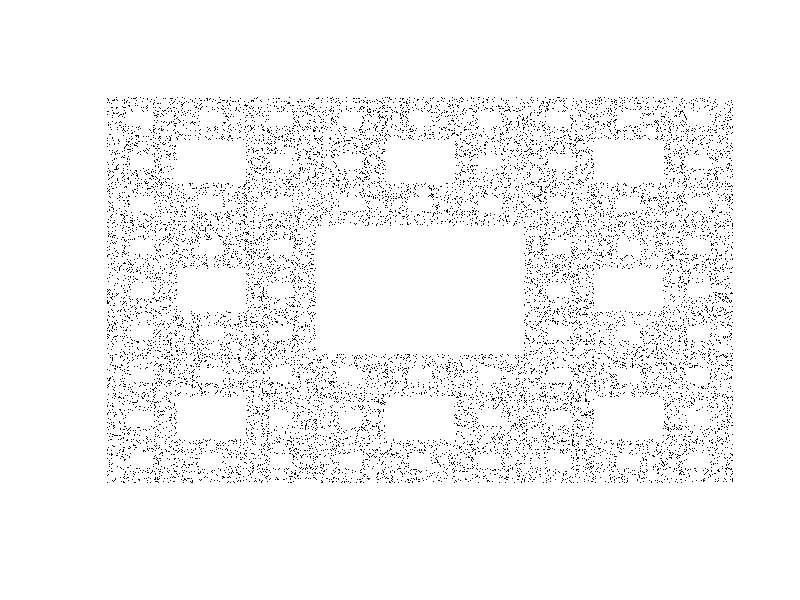

R code for this plot:
# Koche Snowflake - Random Iteration Method
# 
#-----------------------------------------
#-----------------------------------------
# IFS:
# f_i(x) = \lambda_i R_i*x + v_i, i = 1, ..., m
# 
# Setup 
#-----------------------------------------
#-----------------------------------------
setwd("~/Emily/IFS Code")
data1 <- read.csv(file="ifs_data.csv",header = TRUE,stringsAsFactors = FALSE)

nr<-length(count.fields("ifs_data.csv", skip = 1))

data_fix <- data1[3:8]
for(i in 1:6){
  for(j in 1:nr){
  data_fix[i][j,1] <- sapply(data_fix[i][j,1], function(x) eval(parse(text=x)))}
}

data1[3:8]<-data_fix

# Input the ifs name, and number of iterations-----------------------------
#--------------------------------------------------------------------------
#--------------------------------------------------------------------------

#ifs <- "SierpinskiGasket"
ifs <- "SierpinskiCarpet"
#ifs <- "KochSnowflake"

# Number of iterations
N <- 20000

#---------------------------------------------------------------------------
#---------------------------------------------------------------------------


k<-1
while (data1[1][k,1]!= ifs) {
  k <- k+1
}

m <- data1[2][k,1]


# Starting Point
x_0 <- data1[7][k,1]
y_0 <- data1[8][k,1]

# scale
lambda <- as.numeric(data1["lambda"][k:(k+m-1),1])

# rotation angles
theta <- as.numeric(data1["theta"][k:(k+m-1),1])

# rotation matrices 
R <- list()
for(i in 1:m){
  R[[i]] <- matrix(data=c(cos(theta[i]), -sin(theta[i]), sin(theta[i]), cos(theta[i])), nrow = 2, ncol = 2, byrow = TRUE)
}

# shifts 
V <- list()

for(j in 1:m){
  x <- as.numeric(data1["x_shift"][k:(k+m-1),1])
  y <- as.numeric(data1["y_shift"][k:(k+m-1),1])
  V[[j]] <- c(x[j], y[j])
}

# the ifs, FF(i, x) = f_i(x)
FF <- function(i, input_vector){
  output_vector <- c(lambda[i]*unlist(R[[i]])%*%input_vector + unlist(V[[i]]))
  return(output_vector)}

# Decisions for which function to use in each iteration 
# P(v_i) = 1/m for 1 = 1, ..., m
D <- sample(c(1:m),N,replace = TRUE)

X <- list() # A list to hold the points of the gasket

# Starting point
X[[1]] <- c(x_0,y_0)

# Apply the functions, in the order of D, to (x_0, y_0)
for(n in 2:N){
  X[[n]] <- FF(D[[n-1]], unlist(X[[n-1]]))
}

# Prepare for plotting
M<- c(x_0,y_0)
for(i in 2:N){
  M <- rbind(M,X[[i]])  
}

# Plot the points
plot(x=M[,1],y=M[,2],
     xlab ="",ylab="",pch='.',frame.plot=FALSE, axes = FALSE)

